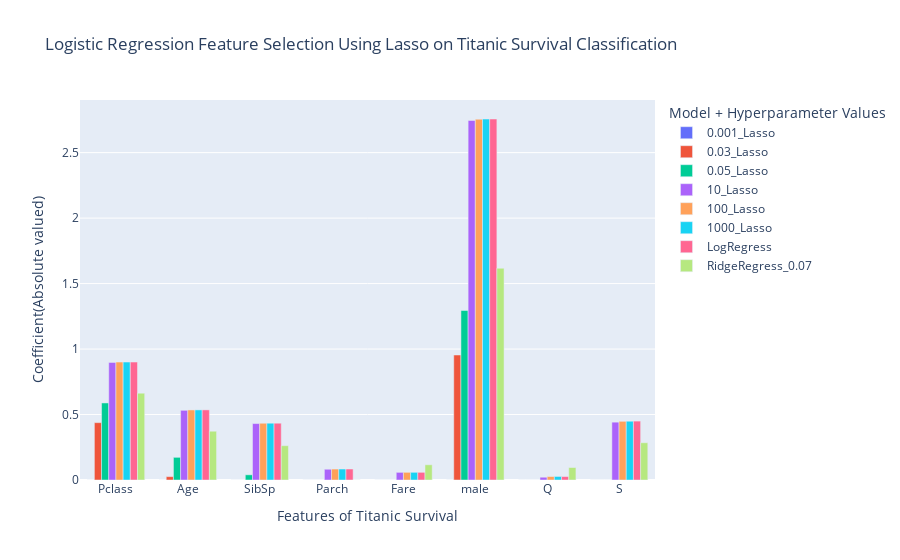

Notebook source saved alongside this figure:
### Code cell
finaldf = newdf.copy()
finaldf.reset_index(inplace=True)
display(finaldf.head())

import plotly.express as px
import plotly.graph_objects as go

finaldf.index = finaldf["Name"]

finaldf= finaldf.drop(["Name","index"],axis=1)
cols = finaldf.columns
display(finaldf)


print(cols)

fig = go.Figure(data=[
    
    go.Bar(name=index, x=cols, y=row.map(lambda x: abs(x))) for index,row in finaldf.iterrows()]
                )
fig.update_layout(yaxis_title="Coefficient(Absolute valued)",xaxis_title="Features of Titanic Survival",title="Logistic Regression Feature Selection Using Lasso on Titanic Survival Classification",
                  legend_title="Model + Hyperparameter Values")
fig.show()

### Figure 1 — Plotly figure (JSON) as saved in the notebook; plotly's stock layout.template omitted (floating-point values rounded to 4 significant figures)
{"data": [{"name": "0.001_Lasso", "type": "bar", "x": ["Pclass", "Age", "SibSp", "Parch", "Fare", "male", "Q", "S"], "y": [0, 0, 0, 0, 0, 0, 0, 0]}, {"name": "0.03_Lasso", "type": "bar", "x": ["Pclass", "Age", "SibSp", "Parch", "Fare", "male", "Q", "S"], "y": [0.4379, 0.02566, 0, 0, 0, 0.9546, 0, 0]}, {"name": "0.05_Lasso", "type": "bar", "x": ["Pclass", "Age", "SibSp", "Parch", "Fare", "male", "Q", "S"], "y": [0.5885, 0.1731, 0.03962, 0, 0, 1.294, 0, 0]}, {"name": "10_Lasso", "type": "bar", "x": ["Pclass", "Age", "SibSp", "Parch", "Fare", "male", "Q", "S"], "y": [0.8976, 0.5321, 0.4309, 0.08213, 0.05831, 2.746, 0.02112, 0.4417]}, {"name": "100_Lasso", "type": "bar", "x": ["Pclass", "Age", "SibSp", "Parch", "Fare", "male", "Q", "S"], "y": [0.9006, 0.5351, 0.4334, 0.0837, 0.05868, 2.755, 0.02651, 0.4482]}, {"name": "1000_Lasso", "type": "bar", "x": ["Pclass", "Age", "SibSp", "Parch", "Fare", "male", "Q", "S"], "y": [0.9009, 0.5354, 0.4337, 0.08386, 0.05872, 2.756, 0.02705, 0.4489]}, {"name": "LogRegress", "type": "bar", "x": ["Pclass", "Age", "SibSp", "Parch", "Fare", "male", "Q", "S"], "y": [0.9009, 0.5354, 0.4337, 0.08392, 0.05868, 2.757, 0.02608, 0.4498]}, {"name": "RidgeRegress_0.07", "type": "bar", "x": ["Pclass", "Age", "SibSp", "Parch", "Fare", "male", "Q", "S"], "y": [0.6628, 0.3725, 0.2619, 0.0007074, 0.1162, 1.617, 0.09547, 0.2847]}], "layout": {"legend": {"title": {"text": "Model + Hyperparameter Values"}}, "title": {"text": "Logistic Regression Feature Selection Using Lasso on Titanic Survival Classification"}, "xaxis": {"title": {"text": "Features of Titanic Survival"}}, "yaxis": {"title": {"text": "Coefficient(Absolute valued)"}}}}
